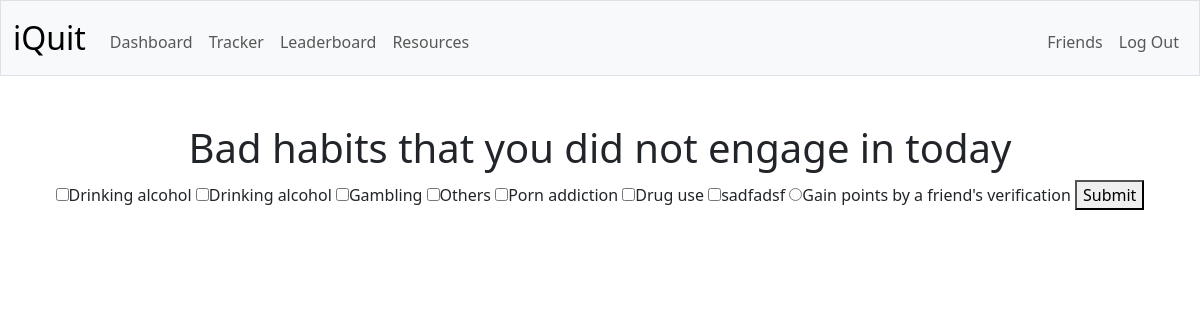
The app's page /tracker (signed in), older data.
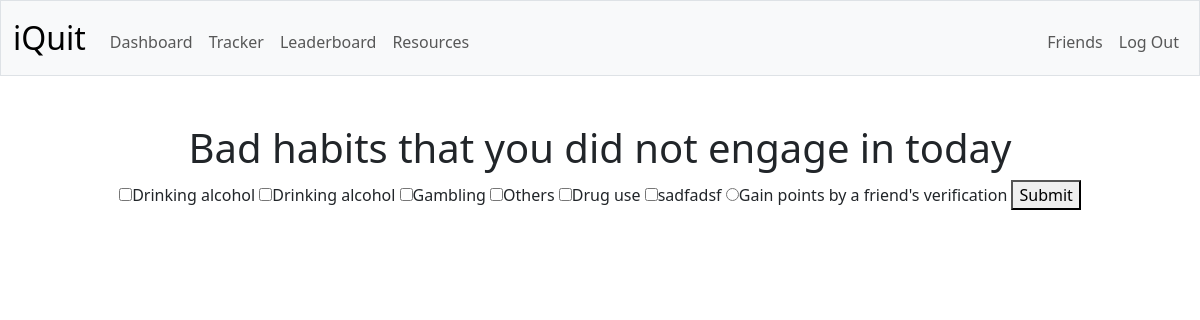
The same page, newer data.
### tables this page shows
CREATE TABLE habits (
    user_id INTEGER NOT NULL,
    habit TEXT NOT NULL,
    start_time NUMERIC NOT NULL,
    enter_time NUMERIC NOT NULL,
    streak INTEGER,
    FOREIGN KEY(user_id) REFERENCES users(id)
);

### app.py (the view)
@app.route("/tracker", methods=["GET", "POST"])
@login_required
def tracker():
    if request.method == "POST":
        daily_habits = request.form.getlist("habit")
        for habit in daily_habits:
            db.execute(
                "UPDATE habits SET streak = streak + 1, enter_time = ?\
                WHERE habit = ?",
                datetime.datetime.now().date(),
                habit,
            )
        return redirect("/dashboard")
    else:
        habits = db.execute(
            "SELECT habit FROM habits WHERE user_id = ?", session["user_id"]
        )
        if not habits:
            return redirect("/add")
        """for row in habits:
            # SQLite store as string: has to convert to correct object for comparison
            if (
            datetime.datetime.strptime(row["enter_time"], "%Y-%m-%d").date()
            == datetime.datetime.now().date()
            ):
                return apology("Today's work is done", 403)

        else:"""
        return render_template("tracker.html", habits=habits)

### app.py (called while the page is built)
@app.after_request
def after_request(response):
    response.headers["Cache-Control"] = "no-cache, no-store, must-revalidate"
    response.headers["Expires"] = 0
    response.headers["Pragma"] = "no-cache"
    return response

### helpers.py (called while the page is built)
def login_required(f):
    @wraps(f)
    def decorated_function(*args, **kwargs):
        if session.get("user_id") is None:
            return redirect("/login")
        return f(*args, **kwargs)
    return decorated_function

### templates/tracker.html (shortened to what this page needs)
{% extends "layout.html" %}
{% block main %}
    <h1>Bad habits that you did not engage in today</h1>
    <form action="/tracker" method="post">
        {% for habit in habits %}
            <input name="habit" type="checkbox" value="{{ habit.habit }}">{{ habit.habit }}
        {% endfor%}
        <input name="verification" type="radio" id="verification">Gain points by a friend's verification
        <button type="submit">Submit</button>
    </form>
{% endblock %}

Row changes from the older to the newer data that the page shows:
removed habits: habit "Porn addiction"
